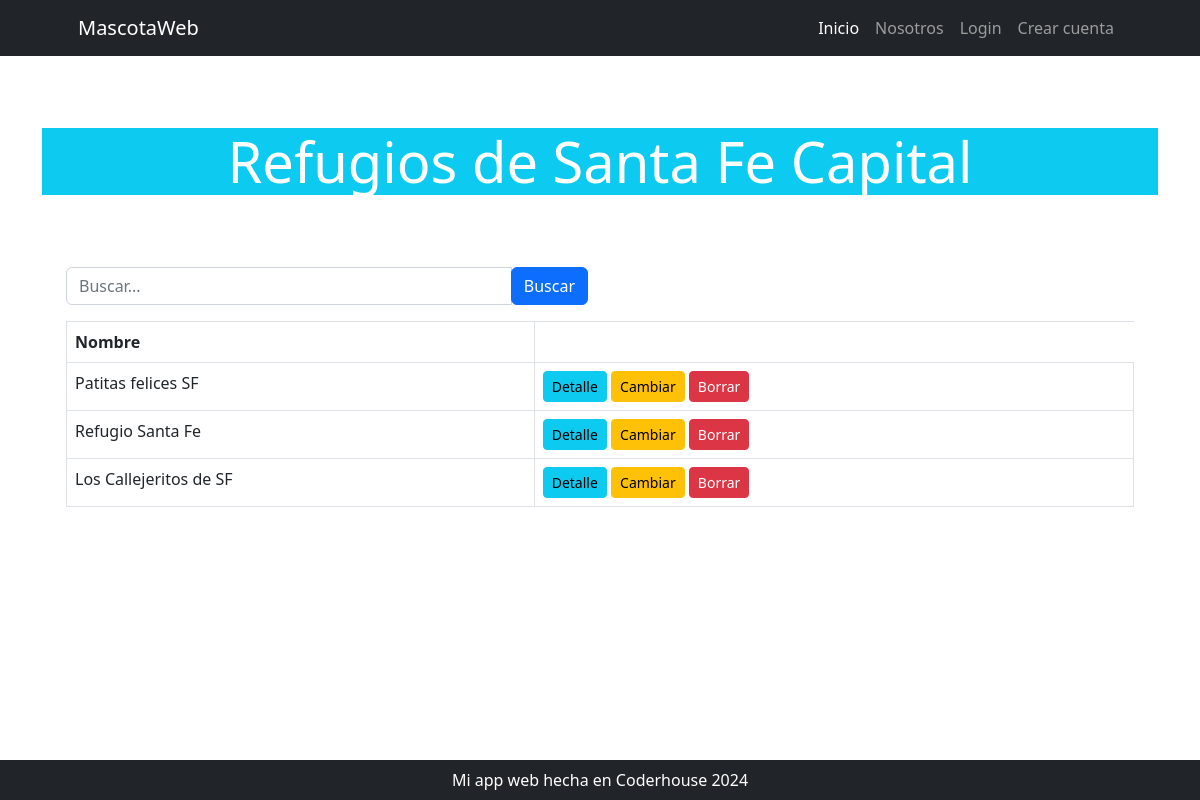
/mi_aplicacion/refugio/list, run on an earlier commit of the app's database.
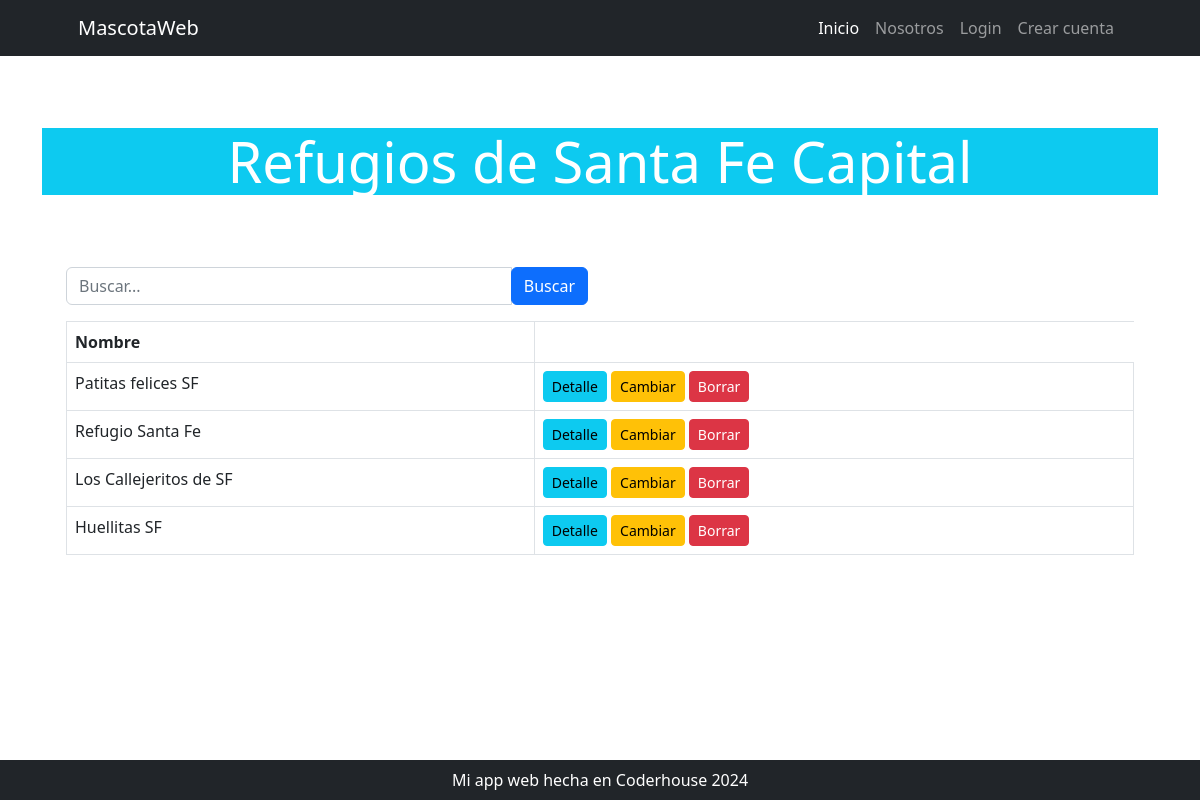
And on a later commit of the database.
### mi_aplicacion/models.py (models this page shows, shortened)
class Refugio(models.Model):
    nombre = models.CharField(max_length=150)
    direccion = models.CharField(max_length=200)
    telefono = models.CharField(max_length=20)
    fecha_actualizacion = models.DateField(null=True, blank=True, editable=False, default=timezone.now)

### mi_aplicacion/views.py (the view)
# urls.py: path("refugio/list", RefugioList.as_view(), name="refugio_list"),
class RefugioList(ListView):
    model = Refugio
    def get_queryset(self) -> QuerySet[Any]:
        queryset = super().get_queryset()
        busqueda = self.request.GET.get("busqueda")
        if busqueda:
            queryset = Refugio.objects.filter(nombre__icontains=busqueda)
        return queryset

### mi_aplicacion/templates/mi_aplicacion/refugio_list.html (shortened to what this page needs)
{% extends 'core/base.html' %}
{% block body_title %}
    Refugios de Santa Fe Capital
{% endblock body_title %}
{% block content %}
    <div class="container mt-5">
        <div class="row mb-3">
            <div class="col-lg-6">
                <form action="{% url 'mi_aplicacion:refugio_list' %}"
                      method="get"
                      class="input-group">
                    <input type="text"
                           name="busqueda"
                           class="form-control"
                           placeholder="Buscar...">
                    <div class="input-group-append">
                        <button class="btn btn-primary" type="submit">Buscar</button>
                    </div>
                </form>
            </div>
        </div>
        {% if object_list %}
            <div class="table-responsive">
                <table class="table table-bordered">
                    <thead>
                        <tr>
                            <th>Nombre</th>
                        </tr>
                    </thead>
                    <tbody>
                        {% for object in object_list %}
                            <tr>
                                <td>{{ object.nombre }}</td>
                                <td>
                                    <a href="{% url 'mi_aplicacion:refugio_detail' object.id %}"
                                       class="btn btn-info btn-sm">Detalle</a>
                                    <a href="{% url 'mi_aplicacion:refugio_update' object.id %}"
                                       class="btn btn-warning btn-sm">Cambiar</a>
                                    <a href="{% url 'mi_aplicacion:refugio_delete' object.id %}"
                                       class="btn btn-danger btn-sm">Borrar</a>
                                </td>
                            </tr>
                        {% endfor %}
                    </tbody>
                </table>
            {% else %}
                <p class="fs-3">No hay registros</p>
            {% endif %}
        </div>
    </div>
{% endblock content %}

### core/templates/core/base.html (shortened to what this page needs)
{% load static %}
<!DOCTYPE html>
<html lang="es">
    <head>
        <link href="{% static 'core/css/styles.css' %}" rel="stylesheet" />
    </head>
    <body>
        {% include 'core/components/navbar.html' %}
        <div class="container px-4 py-lg-4">
            <div class="row align-items-center my-5">
                <h1 class="display-4 text-center mb-4 bg-info text-white ">
                    {% block body_title %}
                    {% endblock body_title %}
                </h1>
            </div>
            {% block content %}
            {% endblock content %}
        </div>
        {% include 'core/components/footer.html' %}
    </body>
</html>

### core/templates/core/components/navbar.html (shortened to what this page needs)
<nav class="navbar navbar-expand-lg navbar-dark bg-dark">
    <div class="container px-5">
        <a class="navbar-brand" href="#!">MascotaWeb</a>
        <div class="collapse navbar-collapse" id="navbarSupportedContent">
            <ul class="navbar-nav ms-auto mb-2 mb-lg-0">
                <li class="nav-item">
                    <a class="nav-link active"
                       aria-current="page"
                       href="{% url 'core:index' %}">Inicio</a>
                </li>
                <li class="nav-item">
                    <a class="nav-link" href="{% url 'mi_aplicacion:about_us' %}">Nosotros</a>
                </li>
                {% if user.is_authenticated %}
                    <li class="nav-item">
                        <a class="nav-link" href="{% url 'mi_aplicacion:index' %}">MascotApp</a>
                    </li>
                    <li class="nav-item">
                        <a class="nav-link text-bg-info">{{ user.username }}</a>
                    </li>
                    <li class="nav-item">
                        <form action="{% url 'core:logout' %}" method="post">
                            {% csrf_token %}
                            <button type="submit" class="btn btn-dark">Logout</button>
                        </form>
                    </li>
                {% else %}
                    <li class="nav-item">
                        <a class="nav-link" href="{% url 'core:login' %}">Login</a>
                    </li>
                    <li class="nav-item">
                        <a class="nav-link" href="{% url 'core:register' %}">Crear cuenta</a>
                    </li>
                {% endif %}
            </ul>
        </div>
    </div>
</nav>

### core/templates/core/components/footer.html
<footer class="py-2 bg-dark fixed-bottom">
    <div class="container px-4 px-lg-5">
        <p class="m-0 text-center text-white">Mi app web hecha en Coderhouse 2024</p>
    </div>
</footer>

What changed in the data, as far as the page shows it:
added Refugio: nombre "Huellitas SF"
